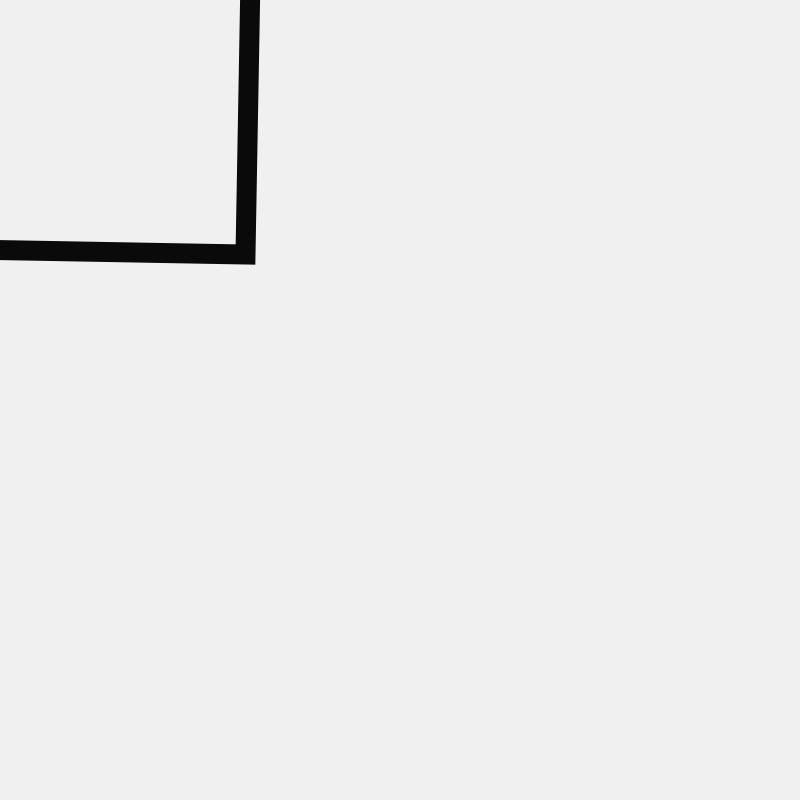
Frame 1 (no input)
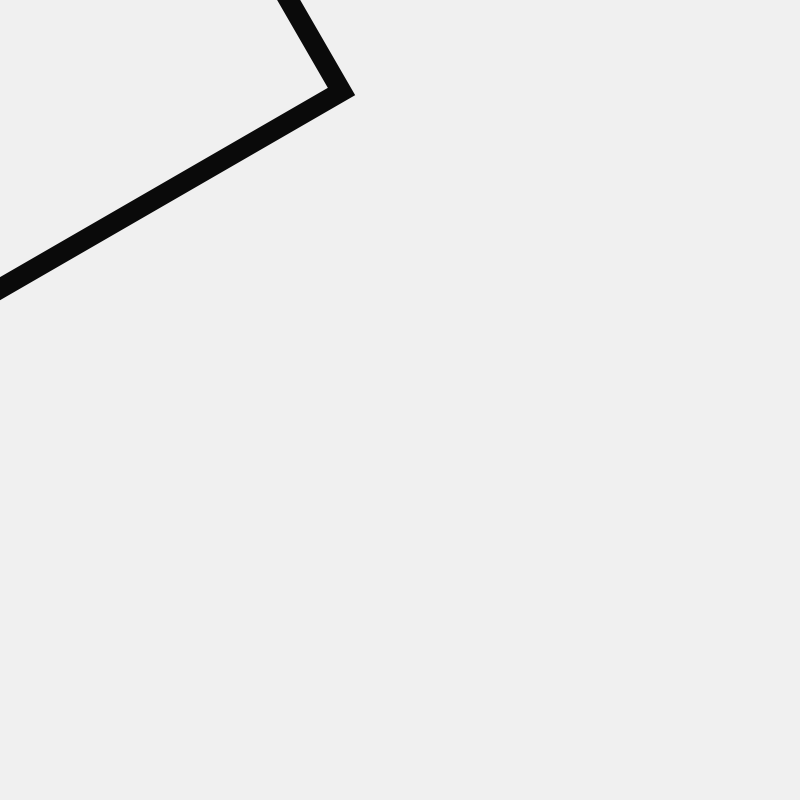
Frame 60 (the mouse pressed at the canvas centre just before this capture)
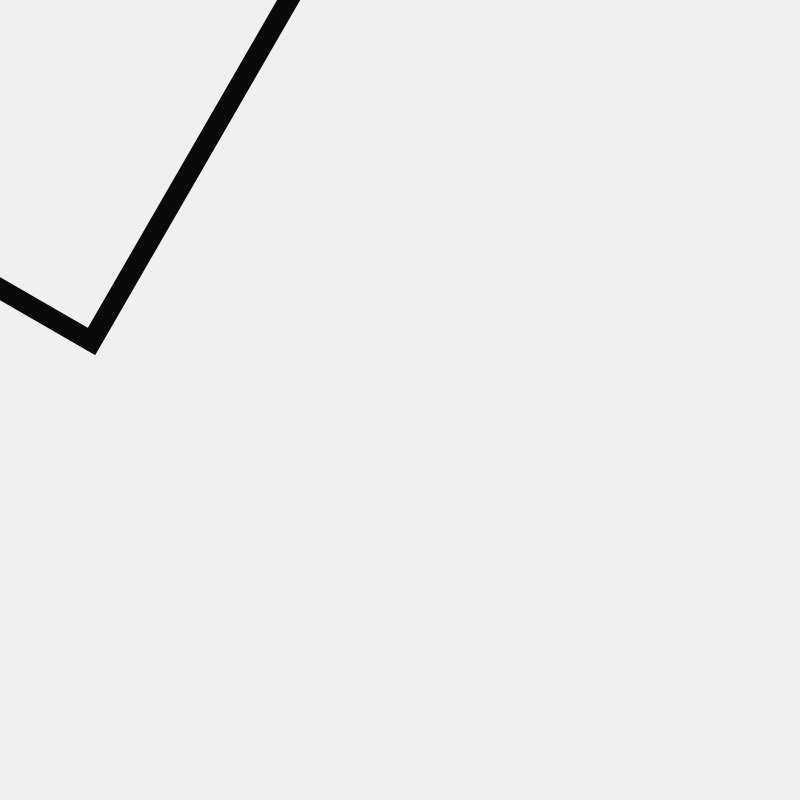
Frame 120 (the mouse held since frame 60 and released just before this capture)

The Processing sketch that drew these frames (run headless with seeded random() and noise(); from frame 60 on, the mouse is pressed at the canvas centre):

// Processing sketch: sketch_0027Rotate02
// ── sketch_0027Rotate02.pde
//un rettangolo che ruota nello sketch

void setup() {
  size(800, 800);
}

void draw() {
  background(240);
  noFill();
  stroke(10);
  strokeWeight(20);
  rectMode(CENTER);
  /*usando "frameCount" posso far ruotare il rettangolo usando i frame di "draw()" che
  aumentano progressivamente*/
  rotate(radians(frameCount));
  //rect(width/2, height/2, 500, 500);
  //ora il rettangolo ruota sul suo centro, ma è spostato sull'origine
  rect(0, 0, 500, 500);
}
